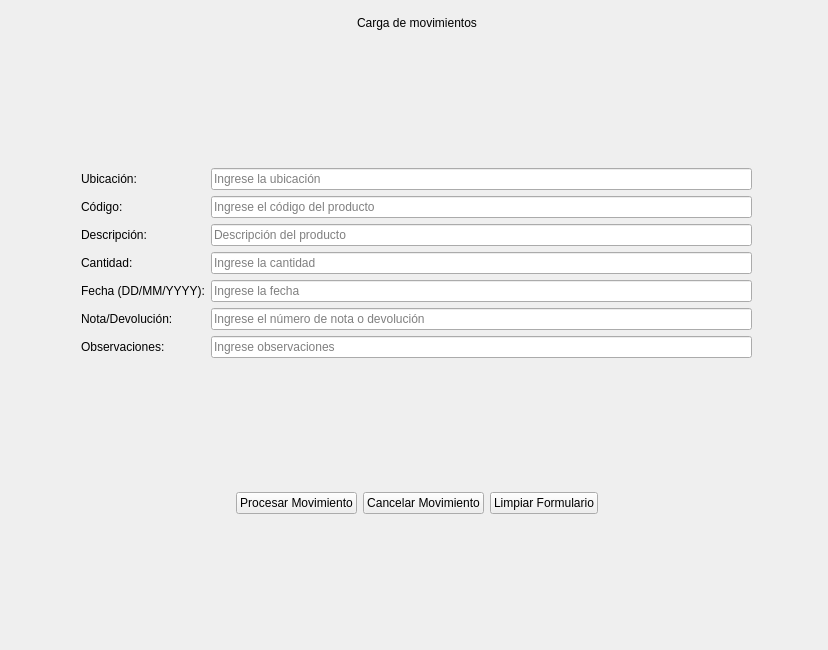
<?xml version="1.0" encoding="UTF-8"?>
<ui version="4.0">
 <class>Form</class>
 <widget class="QWidget" name="Form">
  <property name="geometry">
   <rect>
    <x>0</x>
    <y>0</y>
    <width>828</width>
    <height>650</height>
   </rect>
  </property>
  <property name="windowTitle">
   <string>Form</string>
  </property>
  <widget class="QWidget" name="widget" native="true">
   <property name="geometry">
    <rect>
     <x>0</x>
     <y>0</y>
     <width>821</width>
     <height>648</height>
    </rect>
   </property>
   <widget class="QWidget" name="layoutWidget">
    <property name="geometry">
     <rect>
      <x>21</x>
      <y>13</y>
      <width>791</width>
      <height>630</height>
     </rect>
    </property>
    <layout class="QHBoxLayout" name="horizontalLayout_4">
     <item>
      <spacer name="verticalSpacer">
       <property name="orientation">
        <enum>Qt::Vertical</enum>
       </property>
       <property name="sizeHint" stdset="0">
        <size>
         <width>20</width>
         <height>618</height>
        </size>
       </property>
      </spacer>
     </item>
     <item>
      <layout class="QVBoxLayout" name="verticalLayout">
       <item>
        <layout class="QHBoxLayout" name="horizontalLayout_2">
         <item>
          <spacer name="horizontalSpacer_5">
           <property name="orientation">
            <enum>Qt::Horizontal</enum>
           </property>
           <property name="sizeHint" stdset="0">
            <size>
             <width>40</width>
             <height>20</height>
            </size>
           </property>
          </spacer>
         </item>
         <item>
          <widget class="QLabel" name="header_title">
           <property name="text">
            <string>Carga de movimientos</string>
           </property>
          </widget>
         </item>
         <item>
          <spacer name="horizontalSpacer_6">
           <property name="orientation">
            <enum>Qt::Horizontal</enum>
           </property>
           <property name="sizeHint" stdset="0">
            <size>
             <width>40</width>
             <height>20</height>
            </size>
           </property>
          </spacer>
         </item>
        </layout>
       </item>
       <item>
        <spacer name="verticalSpacer_4">
         <property name="orientation">
          <enum>Qt::Vertical</enum>
         </property>
         <property name="sizeHint" stdset="0">
          <size>
           <width>13</width>
           <height>78</height>
          </size>
         </property>
        </spacer>
       </item>
       <item>
        <layout class="QHBoxLayout" name="horizontalLayout_3">
         <item>
          <spacer name="horizontalSpacer_7">
           <property name="orientation">
            <enum>Qt::Horizontal</enum>
           </property>
           <property name="sizeType">
            <enum>QSizePolicy::Maximum</enum>
           </property>
           <property name="sizeHint" stdset="0">
            <size>
             <width>40</width>
             <height>20</height>
            </size>
           </property>
          </spacer>
         </item>
         <item>
          <layout class="QFormLayout" name="formLayout">
           <property name="sizeConstraint">
            <enum>QLayout::SetMinAndMaxSize</enum>
           </property>
           <item row="0" column="0">
            <widget class="QLabel" name="ubicacion_label">
             <property name="text">
              <string>Ubicación:</string>
             </property>
            </widget>
           </item>
           <item row="0" column="1">
            <widget class="QLineEdit" name="ubicacion_input">
             <property name="placeholderText">
              <string>Ingrese la ubicación</string>
             </property>
            </widget>
           </item>
           <item row="1" column="0">
            <widget class="QLabel" name="codigo_label">
             <property name="text">
              <string>Código:</string>
             </property>
            </widget>
           </item>
           <item row="1" column="1">
            <widget class="QLineEdit" name="codigo_input">
             <property name="placeholderText">
              <string>Ingrese el código del producto</string>
             </property>
            </widget>
           </item>
           <item row="2" column="0">
            <widget class="QLabel" name="descripcion_label">
             <property name="text">
              <string>Descripción:</string>
             </property>
            </widget>
           </item>
           <item row="2" column="1">
            <widget class="QLineEdit" name="descripcion_input">
             <property name="placeholderText">
              <string>Descripción del producto</string>
             </property>
            </widget>
           </item>
           <item row="3" column="0">
            <widget class="QLabel" name="cantidad_label">
             <property name="text">
              <string>Cantidad:</string>
             </property>
            </widget>
           </item>
           <item row="3" column="1">
            <widget class="QLineEdit" name="cantidad_input">
             <property name="placeholderText">
              <string>Ingrese la cantidad</string>
             </property>
            </widget>
           </item>
           <item row="4" column="0">
            <widget class="QLabel" name="fecha_label">
             <property name="text">
              <string>Fecha (DD/MM/YYYY):</string>
             </property>
            </widget>
           </item>
           <item row="4" column="1">
            <widget class="QLineEdit" name="fecha_input">
             <property name="placeholderText">
              <string>Ingrese la fecha</string>
             </property>
            </widget>
           </item>
           <item row="5" column="0">
            <widget class="QLabel" name="nota_label">
             <property name="text">
              <string>Nota/Devolución:</string>
             </property>
            </widget>
           </item>
           <item row="5" column="1">
            <widget class="QLineEdit" name="nota_input">
             <property name="placeholderText">
              <string>Ingrese el número de nota o devolución</string>
             </property>
            </widget>
           </item>
           <item row="6" column="0">
            <widget class="QLabel" name="observaciones_label">
             <property name="text">
              <string>Observaciones:</string>
             </property>
            </widget>
           </item>
           <item row="6" column="1">
            <widget class="QLineEdit" name="observaciones_input">
             <property name="placeholderText">
              <string>Ingrese observaciones</string>
             </property>
            </widget>
           </item>
          </layout>
         </item>
         <item>
          <spacer name="horizontalSpacer_8">
           <property name="orientation">
            <enum>Qt::Horizontal</enum>
           </property>
           <property name="sizeType">
            <enum>QSizePolicy::Maximum</enum>
           </property>
           <property name="sizeHint" stdset="0">
            <size>
             <width>40</width>
             <height>20</height>
            </size>
           </property>
          </spacer>
         </item>
        </layout>
       </item>
       <item>
        <spacer name="verticalSpacer_5">
         <property name="orientation">
          <enum>Qt::Vertical</enum>
         </property>
         <property name="sizeHint" stdset="0">
          <size>
           <width>20</width>
           <height>78</height>
          </size>
         </property>
        </spacer>
       </item>
       <item>
        <layout class="QHBoxLayout" name="horizontalLayout">
         <item>
          <spacer name="horizontalSpacer_3">
           <property name="orientation">
            <enum>Qt::Horizontal</enum>
           </property>
           <property name="sizeHint" stdset="0">
            <size>
             <width>40</width>
             <height>20</height>
            </size>
           </property>
          </spacer>
         </item>
         <item>
          <widget class="QPushButton" name="procesar_movimiento_button">
           <property name="text">
            <string>Procesar Movimiento</string>
           </property>
          </widget>
         </item>
         <item>
          <widget class="QPushButton" name="cancelar_movimiento_button">
           <property name="text">
            <string>Cancelar Movimiento</string>
           </property>
          </widget>
         </item>
         <item>
          <widget class="QPushButton" name="limpiar_formulario_button">
           <property name="text">
            <string>Limpiar Formulario</string>
           </property>
          </widget>
         </item>
         <item>
          <spacer name="horizontalSpacer_4">
           <property name="orientation">
            <enum>Qt::Horizontal</enum>
           </property>
           <property name="sizeHint" stdset="0">
            <size>
             <width>40</width>
             <height>20</height>
            </size>
           </property>
          </spacer>
         </item>
        </layout>
       </item>
       <item>
        <spacer name="verticalSpacer_3">
         <property name="orientation">
          <enum>Qt::Vertical</enum>
         </property>
         <property name="sizeHint" stdset="0">
          <size>
           <width>20</width>
           <height>40</height>
          </size>
         </property>
        </spacer>
       </item>
      </layout>
     </item>
     <item>
      <spacer name="verticalSpacer_2">
       <property name="orientation">
        <enum>Qt::Vertical</enum>
       </property>
       <property name="sizeHint" stdset="0">
        <size>
         <width>20</width>
         <height>628</height>
        </size>
       </property>
      </spacer>
     </item>
    </layout>
   </widget>
  </widget>
 </widget>
 <resources/>
 <connections/>
</ui>
